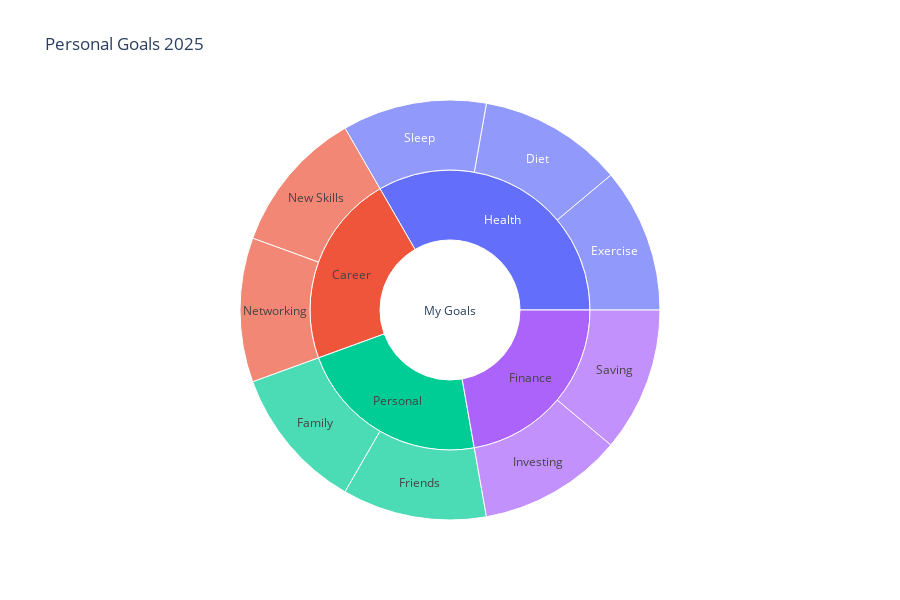

Notebook cell for this chart:
### Markdown cell above
2. Create a minimal sunburst chart by calling the function `sunburst` from Plotly express and passing the data set `df1` as well as the following key arguments:

- `names`
- `parents`


In addition, the following extra arguments are specified

- `height` and `width`
- `title`

### Code cell
fig = px.sunburst(df1, names='Activity', parents='Category', 
                  height=600, width=900,
                  title='Personal Goals 2025')
fig.show()

### Figure 1 — Plotly figure (JSON) as saved in the notebook; plotly's stock layout.template omitted (floating-point values rounded to 4 significant figures)
{"data": [{"domain": {"x": [0, 1], "y": [0, 1]}, "hovertemplate": "Activity=%{label}<br>Category=%{parent}<extra></extra>", "labels": ["My Goals", "Health", "Career", "Personal", "Finance", "Exercise", "Diet", "Sleep", "New Skills", "Networking", "Family", "Friends", "Investing", "Saving"], "name": "", "parents": ["", "My Goals", "My Goals", "My Goals", "My Goals", "Health", "Health", "Health", "Career", "Career", "Personal", "Personal", "Finance", "Finance"], "type": "sunburst"}], "layout": {"height": 600, "legend": {"tracegroupgap": 0}, "title": {"text": "Personal Goals 2025"}, "width": 900}}
